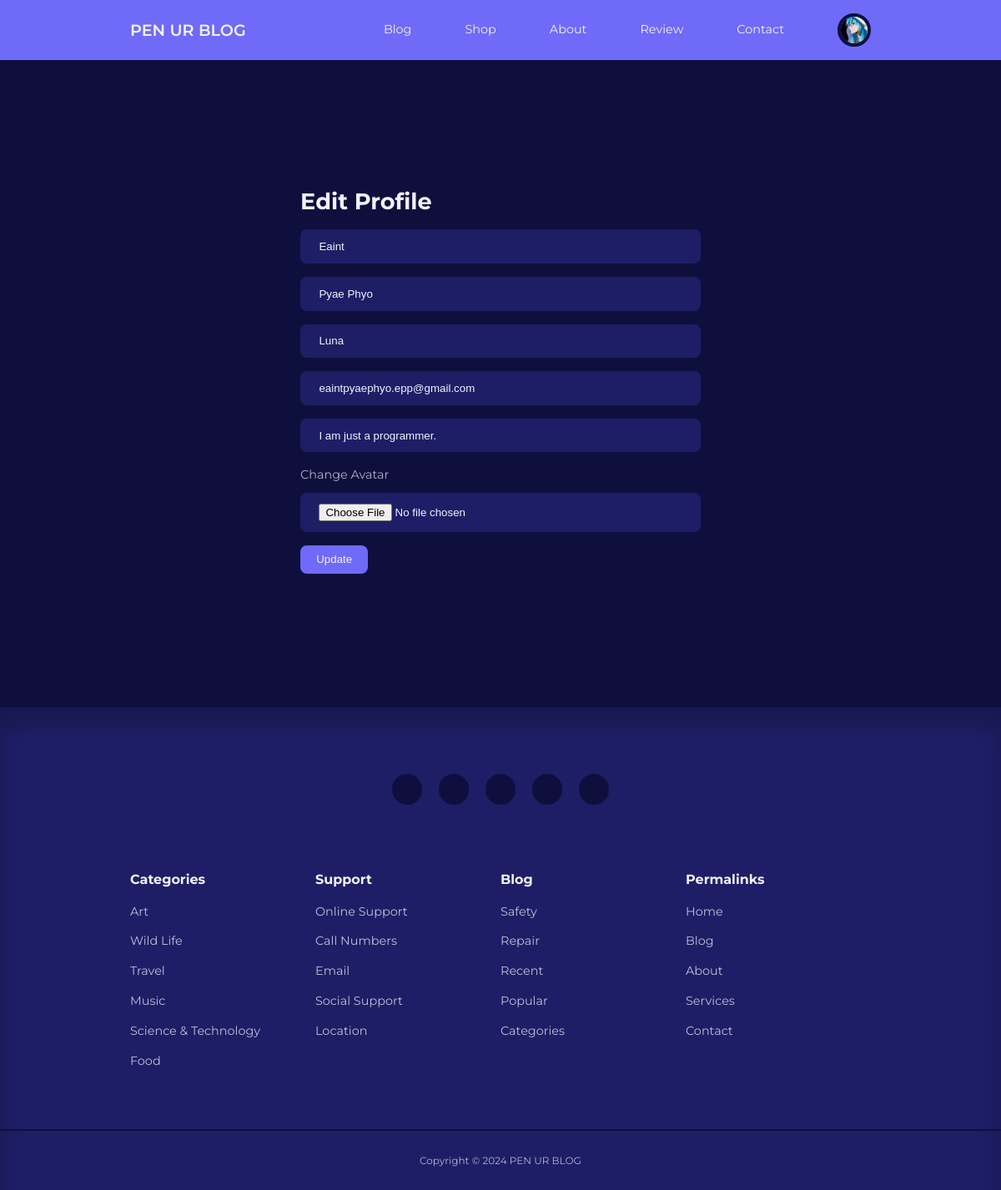
/blog/edit-profile.php (signed in), run on an earlier commit of the app's database.
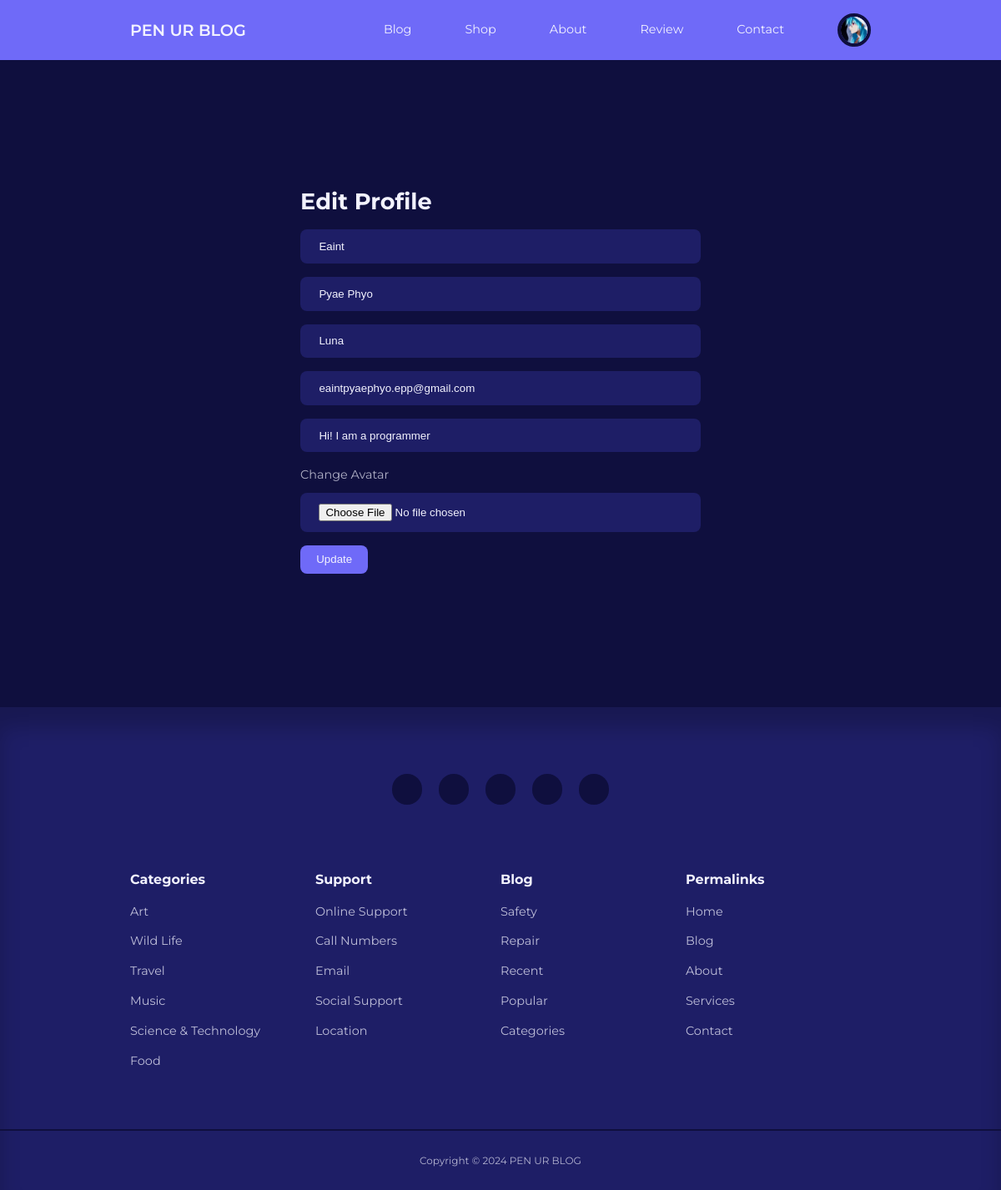
And on a later commit of the database.
### tables this page shows
CREATE TABLE `users` (
  `id` int(11) UNSIGNED NOT NULL,
  `firstname` varchar(50) NOT NULL,
  `lastname` varchar(50) NOT NULL,
  `username` varchar(50) NOT NULL,
  `email` varchar(100) NOT NULL,
  `password` varchar(255) NOT NULL,
  `avatar` varchar(255) NOT NULL,
  `is_admin` tinyint(1) NOT NULL,
  `bio` varchar(255) NOT NULL,
  `reset_token_hash` varchar(64) DEFAULT NULL,
  `reset_token_expires_at` datetime DEFAULT NULL
);

### blog/edit-profile.php (the view, shortened to what this page needs)
<?php
include 'partials/header.php';
$firstname = $_SESSION['edit-profile-data']['firstname'] ?? $user['firstname'];
$lastname = $_SESSION['edit-profile-data']['lastname'] ?? $user['lastname'];
$username = $_SESSION['edit-profile-data']['username'] ?? $user['username'];
$email = $_SESSION['edit-profile-data']['email'] ?? $user['email'];
$bio = $_SESSION['edit-profile-data']['bio'] ?? $user['bio'];
?>
<section class="form__section">
    <div class="container form__section-container">
        <h2>Edit Profile</h2>
        <form action="<?= ROOT_URL ?>edit-profile-logic.php" enctype="multipart/form-data" method="POST">
            <input type="text" value="<?= $firstname ?>" name="firstname" placeholder="First Name">
            <input type="text" value="<?= $lastname ?>" name="lastname" placeholder="Last Name">
            <input type="text" value="<?= $username ?>" name="username" placeholder="Username">
            <input type="email" value="<?= $email ?>" name="email" placeholder="Email">
            <input type="text" value="<?= $bio ?>" name="bio" placeholder="Edit Bio">
            <div class="form__control">
                <label for="avatar">Change Avatar</label>
                <input type="file" name="avatar" id="avatar">
            </div>
            <button type="submit" name="submit" class="btn">Update</button>
        </form>
    </div>
</section>
<?php
include 'partials/footer.php';
?>

### blog/partials/header.php (shortened to what this page needs)
<?php
require 'config/database.php';
if (isset($_SESSION['user-id'])) {
    $id = filter_var($_SESSION['user-id'], FILTER_SANITIZE_NUMBER_INT);
    $query = "SELECT * FROM users WHERE id=$id";
    $result = mysqli_query($connection, $query);
    $user = mysqli_fetch_assoc($result);
}
?>
<!DOCTYPE html>
<html lang="en">
<head>
    <link rel="stylesheet" href="<?= ROOT_URL ?>css/style.css">
    <link rel="stylesheet" href="https://unicons.iconscout.com/release/v4.0.0/css/line.css">
</head>
<body>
    <nav>
        <div class="container nav__container">
            <a href="<?= ROOT_URL ?>" class="nav__logo">PEN UR BLOG</a>
            <ul class="nav__items">
                <li><a href="<?= ROOT_URL ?>blog.php">Blog</a></li>
                <li><a href="<?= ROOT_URL ?>shop.php">Shop</a></li>
                <li><a href="<?= ROOT_URL ?>about.php">About</a></li>
                <li><a href="<?= ROOT_URL ?>review.php">Review</a></li>
                <li><a href="<?= ROOT_URL ?>contact.php">Contact</a></li>
                <?php if (isset($_SESSION['user-id'])) : ?>
                    <li class="nav__profile">
                        <div class="avatar">
                            <img src="<?= ROOT_URL . 'images/' . $user['avatar'] ?>">
                        </div>
                    </li>
                <?php else : ?>
                    <li><a href="<?= ROOT_URL ?>signin.php">LogIn</a></li>
                <?php endif ?>
            </ul>
        </div>
    </nav>

What changed in the data, as far as the page shows it:
changed users "Eaint": bio "I am just a programmer." → "Hi! I am a programmer"
